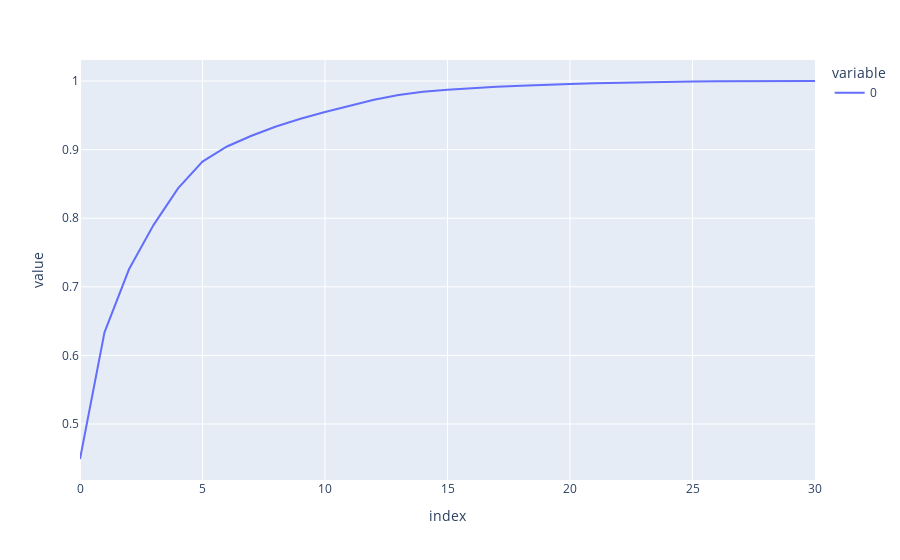

The cell this chart's notebook holds for it:
### Markdown cell above
Reviewing the variance ratio for our components in order to chose the best number.

### Code cell
fig = px.line(np.cumsum(pca_full_df.explained_variance_ratio_))
fig.show()

### Figure 1 — Plotly figure (JSON) as saved in the notebook; plotly's stock layout.template omitted (floating-point values rounded to 4 significant figures)
{"data": [{"hovertemplate": "variable=0<br>index=%{x}<br>value=%{y}<extra></extra>", "legendgroup": "0", "line": {"color": "#636efa", "dash": "solid"}, "marker": {"symbol": "circle"}, "mode": "lines", "name": "0", "orientation": "v", "showlegend": true, "type": "scatter", "x": [0, 1, 2, 3, 4, 5, 6, 7, 8, 9, 10, 11, 12, 13, 14, 15, 16, 17, 18, 19, 20, 21, 22, 23, 24, 25, 26, 27, 28, 29, 30], "xaxis": "x", "y": [0.449, 0.6337, 0.7255, 0.79, 0.8435, 0.8824, 0.9045, 0.9202, 0.9336, 0.9449, 0.9548, 0.9642, 0.9726, 0.9794, 0.9842, 0.9871, 0.9896, 0.9915, 0.9932, 0.9948, 0.9958, 0.9967, 0.9976, 0.9984, 0.9989, 0.9994, 0.9997, 0.9999, 1.0, 1.0, 1.0], "yaxis": "y"}], "layout": {"legend": {"title": {"text": "variable"}, "tracegroupgap": 0}, "margin": {"t": 60}, "xaxis": {"anchor": "y", "domain": [0, 1], "title": {"text": "index"}}, "yaxis": {"anchor": "x", "domain": [0, 1], "title": {"text": "value"}}}}
